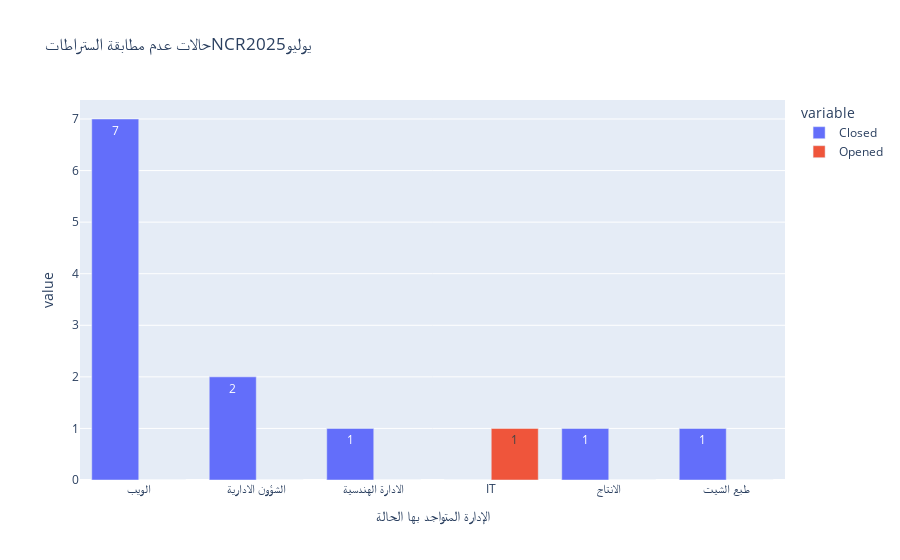

The cell this chart's notebook holds for it:
### Code cell
px.bar(data_frame=ncr_department7,x='الإدارة المتواجد بها الحالة',y=['Closed', 'Opened'], barmode='group',text_auto=True,
       title='حالات عدم مطابقة الستراطاتNCRيوليو2025')

### Figure 1 — Plotly figure (JSON) as saved in the notebook; plotly's stock layout.template omitted (floating-point values rounded to 4 significant figures)
{"data": [{"alignmentgroup": "True", "hovertemplate": "variable=Closed<br>الإدارة المتواجد بها الحالة=%{x}<br>value=%{y}<extra></extra>", "legendgroup": "Closed", "marker": {"color": "#636efa", "pattern": {"shape": ""}}, "name": "Closed", "offsetgroup": "Closed", "orientation": "v", "showlegend": true, "textposition": "auto", "texttemplate": "%{y}", "type": "bar", "x": ["الويب", "الشؤون الادارية", "الادارة الهندسية", "IT", "الانتاج", "طبع الشيت"], "xaxis": "x", "y": [7, 2, 1, 0, 1, 1], "yaxis": "y"}, {"alignmentgroup": "True", "hovertemplate": "variable=Opened<br>الإدارة المتواجد بها الحالة=%{x}<br>value=%{y}<extra></extra>", "legendgroup": "Opened", "marker": {"color": "#EF553B", "pattern": {"shape": ""}}, "name": "Opened", "offsetgroup": "Opened", "orientation": "v", "showlegend": true, "textposition": "auto", "texttemplate": "%{y}", "type": "bar", "x": ["الويب", "الشؤون الادارية", "الادارة الهندسية", "IT", "الانتاج", "طبع الشيت"], "xaxis": "x", "y": [0, 0, 0, 1, 0, 0], "yaxis": "y"}], "layout": {"barmode": "group", "legend": {"title": {"text": "variable"}, "tracegroupgap": 0}, "title": {"text": "حالات عدم مطابقة الستراطاتNCRيوليو2025"}, "xaxis": {"anchor": "y", "domain": [0, 1], "title": {"text": "الإدارة المتواجد بها الحالة"}}, "yaxis": {"anchor": "x", "domain": [0, 1], "title": {"text": "value"}}}}
